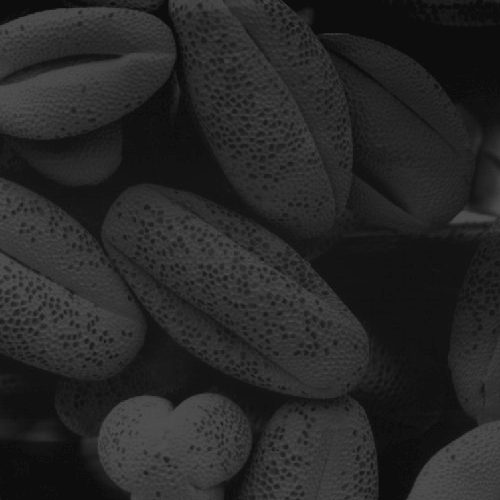
%> input picture 1/small/hw3_2/pollen1.tif, 500 x 500 px; its folder holds 4 pictures in this run
$ octave hw3_2.m   (GNU Octave 9; MATLAB toolbox functions it lacks are replaced by stand-ins)
%> lines starting %> are read from the running program, lines starting %| are printed output that depends on the picture
figure(); hold on;

for i = 1:4
    I = imread(sprintf('pollen%d.tif', i));
%> I is the input picture: size 500x500 uint8; min 13, max 83, mean 38.7
% [19 lines not run here, left out]
function [I1, hist_original, hist_equalized] = myHistEq(I)
    % assume the range of I is 0~255
    hist_original = zeros(1, 256);
    for i = 0:255
        hist_original(i+1) = sum(sum(I == i));
    end
%> after the loop, hist_original = 256 values, max 17718 at index 14, min 0 at index 1, mean 976.6
    p = hist_original / numel(I);
%> p = 256 values, max 0.0709 at index 14, min 0 at index 1, mean 0.00391
    s = 255 * cumsum(p);
%> s = 256 values from 0 to 255
    I1 = zeros(size(I, 1), size(I, 2));
    for i = 0:255
        I1(I == i) = s(i + 1);
    end
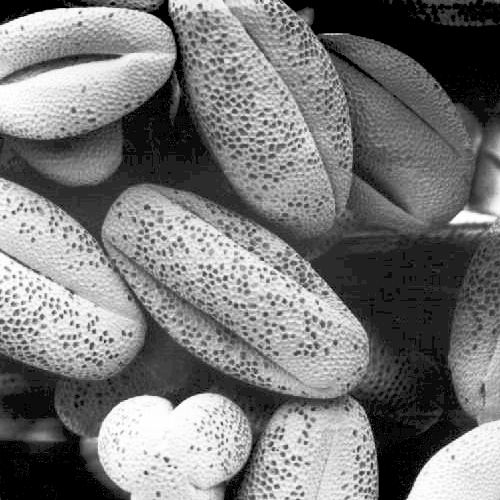
%> I1: size 500x500 double; min 18.07, max 255, mean 130.9; drawn with min black and max white
    I1 = uint8(I1);
%> I1: size 500x500 uint8

    hist_equalized = zeros(1, 256);
    for i = 0:255
        hist_equalized(i+1) = sum(sum(I1 == i));
    end
%> after the loop, hist_equalized = 256 values, max 17814 at index 19, min 0 at index 1, mean 976.6
%> `[I1, hist_orig, hist_eq] = myHistEq(I);`: hist_orig has the same summary as hist_original in myHistEq; hist_eq has the same summary as hist_equalized in myHistEq
%> `title(sprintf('Equalized histogram %d', i));`:
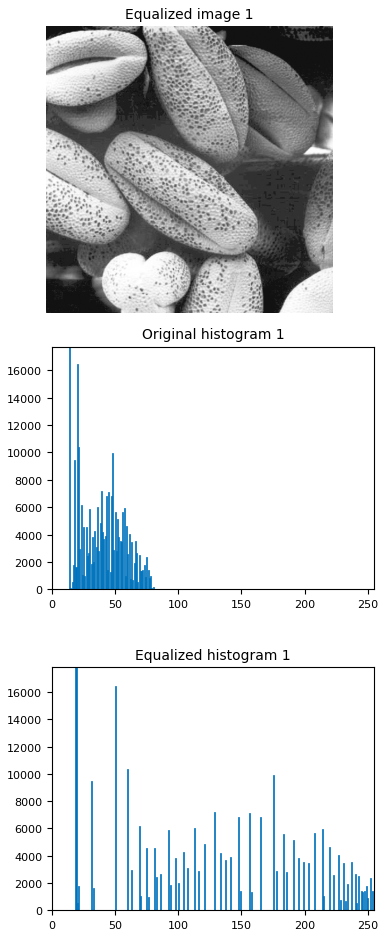
%> figure redrawn from the program's plot data, 3 panels
%> pass 2 of the loop `for i = 1:4`:
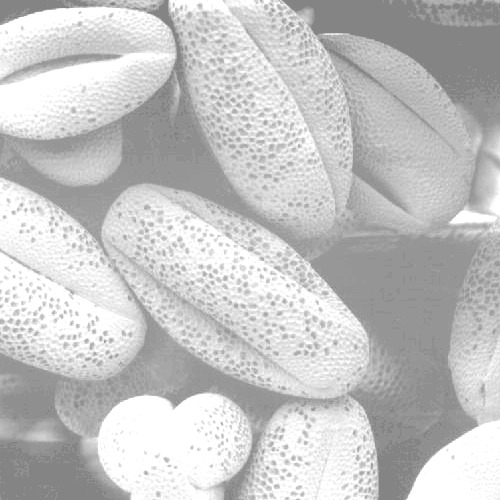
%> input picture 1/small/hw3_2/pollen2.tif, 500 x 500 px
%> I is the input picture: size 500x500 uint8; min 132, max 255, mean 196.4
%> after the loop in myHistEq (call 2), `for i = 0:255`: hist_original = 256 values, max 28659 at index 256, min 0 at index 1, mean 976.6
%> p = 256 values, max 0.115 at index 256, min 0 at index 1, mean 0.00391
%> after the loop in myHistEq (call 2), `for i = 0:255`:
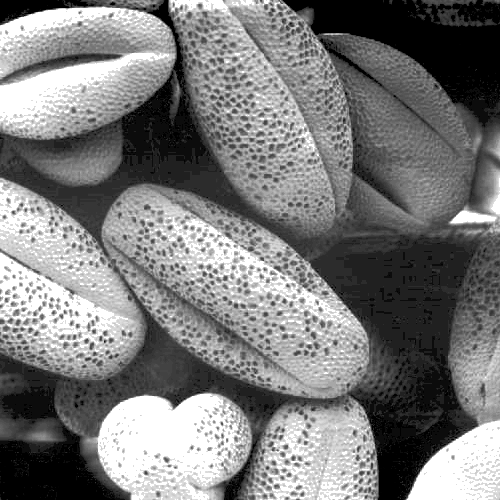
%> I1: size 500x500 double; min 18.07, max 255, mean 132.5; drawn with min black and max white
%> after the loop in myHistEq (call 2), `for i = 0:255`: hist_equalized has the same summary as hist_original
%> hist_orig has the same summary as hist_original in myHistEq; hist_eq has the same summary as hist_original in myHistEq
%> `title(sprintf('Equalized histogram %d', i));`:
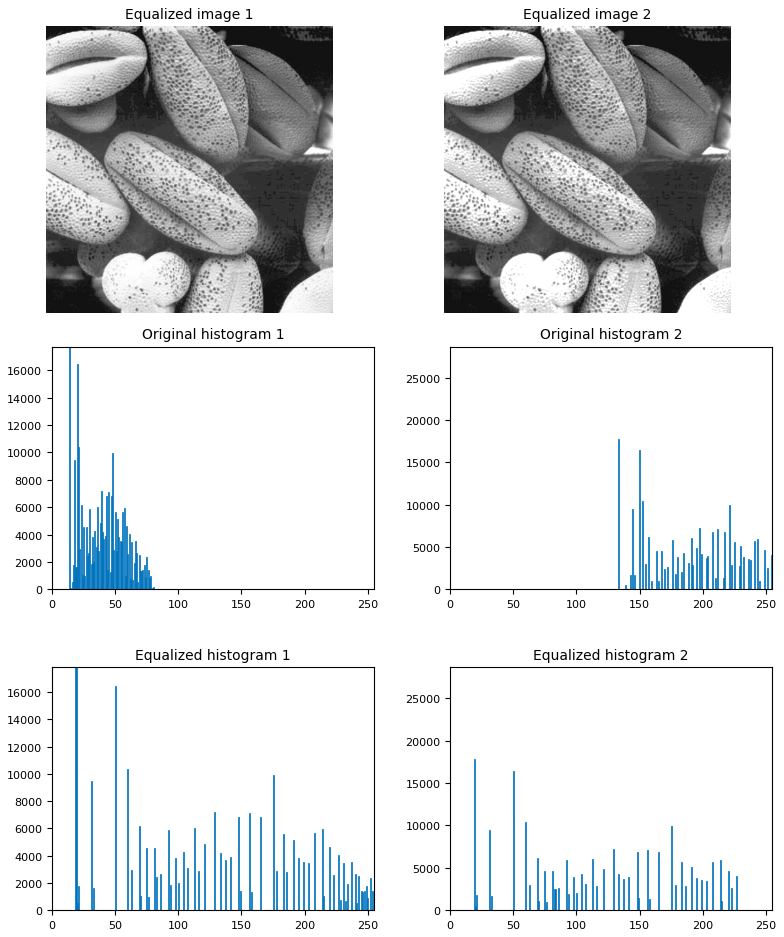
%> figure redrawn from the program's plot data, 6 panels
%> the run ends on the next line
end
